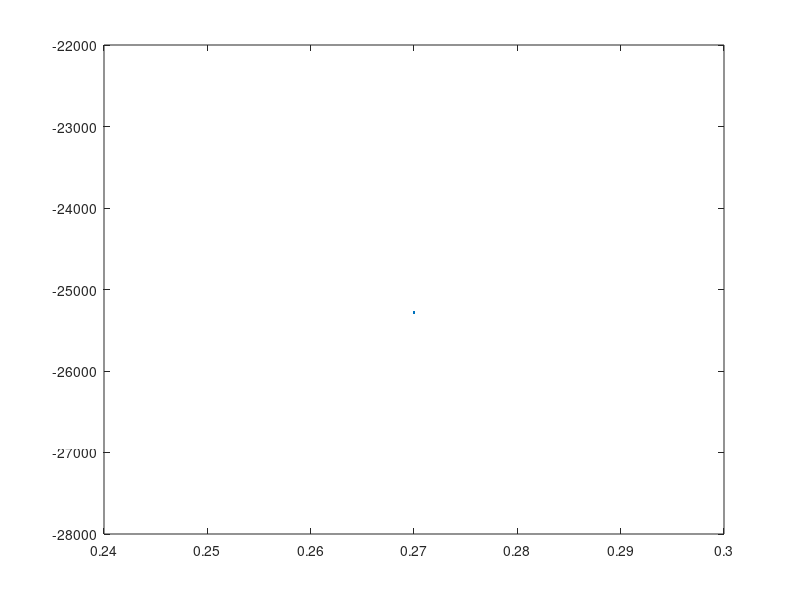

MATLAB code to generate this figure:
x=0.27
f=1500.*((x+1).^20-1)-750000*x
plot(x,f)

diff(f)

x = 0.27;
Tol = 0.0000001;
count = 0;
dx=1;   %this is a fake value so that the while loop will execute
f=-2.5283;   
fprintf('step      x           dx           f(x)\n')
fprintf('----  -----------  ---------    ----------\n')
fprintf('%3i %12.8f %12.8f %12.8f\n',count,x,dx,f)
xVec=x;fVec=f;
while (dx > Tol || abs(f)>Tol)  %note that dx and f need to be defined for this statement to proceed
    count = count + 1;
    fprime = 30000.*(x+1).^19-750000;
    xnew = x - (f/fprime);   % compute the new value of x
    dx=abs(x-xnew);          % compute how much x has changed since last step
    x = xnew;
    f = 1500.*((x+1).^20-1)-750000*x;       % compute the new value of f(x)
    fprintf('%3i %12.8f %12.8f %12.8f\n',count,x,dx,f)
end

